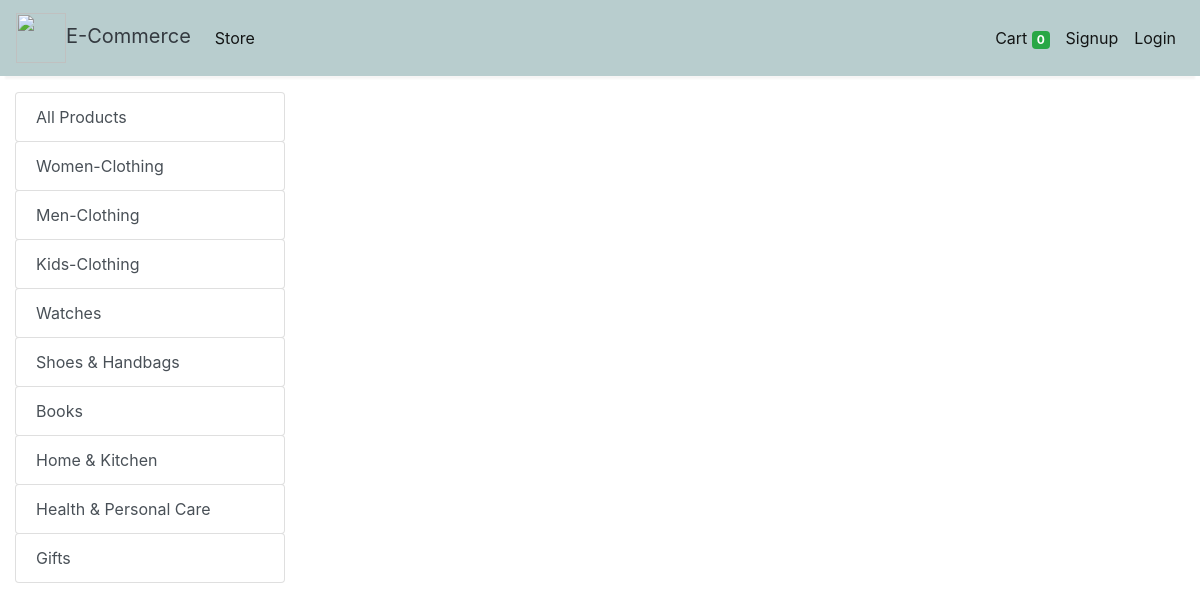
The app's page /store?category=31, older data.
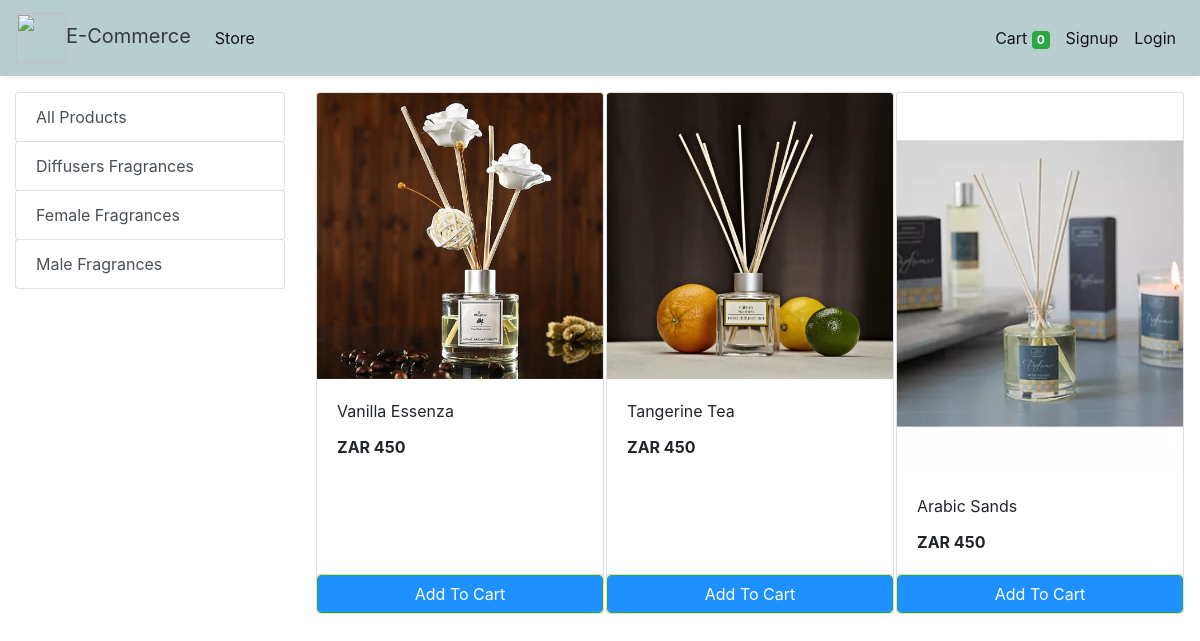
The same page, newer data.
### store/models/category.py (models this page shows, shortened)
class Category(models.Model):
    name= models.CharField(max_length=50)
    @staticmethod
    def get_all_categories():
        return Category.objects.all()

### store/models/product.py (models this page shows, shortened)
class Products(models.Model):
    name = models.CharField(max_length=60)
    price= models.IntegerField(default=0)
    category= models.ForeignKey(Category,on_delete=models.CASCADE,default=1 )
    description= models.CharField(max_length=250, default='', blank=True, null= True)
    image= models.ImageField(upload_to='uploads/products/')
    @staticmethod
    def get_all_products_by_categoryid(category_id):
        if category_id:
            return Products.objects.filter (category=category_id)
        else:
            return Products.get_all_products();

### store/views/home.py (the view)
# urls.py: path('' , include('store.urls'))
def store(request):
    cart = request.session.get('cart')
    if not cart:
        request.session['cart'] = {}
    products = None
    categories = Category.get_all_categories()
    categoryID = request.GET.get('category')
    if categoryID:
        products = Products.get_all_products_by_categoryid(categoryID)
    else:
        products = Products.get_all_products();
    data = {}
    data['products'] = products
    data['categories'] = categories
    print('you are : ', request.session.get('email'))
    return render(request, 'index.html', data)

### store/templatetags/cart.py (called while the page is built)
@register.filter (name='is_in_cart')
def is_in_cart(product, cart):
    keys = cart.keys ()
    for id in keys:
        if int (id) == product.id:
            return True
    return False;

### store/templatetags/custom_filter.py (called while the page is built)
@register.filter(name='currency')
def currency(number):
    return "ZAR "+str(number)

### store/templates/index.html (shortened to what this page needs)
{% extends 'base.html' %}
{% block content %}
{% load cart %}
{% load custom_filter %}
<div class="container-fluid mt-3">
	<div class="row">
		<div class="col-lg-3 mx-auto">
			<div class="list-group">
				<a href="/" class="list-group-item list-group-item-action btn btn-outline-success">All Products</a>
				{% for category in categories %}
				<a href="/?category={{category.id}}"
					class="list-group-item list-group-item-action btn btn-outline-success ">{{category.name}}</a>
				{% endfor %}
			</div>
		</div>
		<div id='products' class="col-lg-9 mx-auto">
			<div class="row mx-auto">
				{% for product in products %}
				<div class="card mx-auto mb-3" id={{product.id}} style="width: 18rem;">
					<img class="card-img-top" src="{{product.image.url}}" alt="Card image cap">
					<div class="card-body">
						<p class="card-title">{{product.name}}</p>
						<p class="card-text"><b>{{product.price|currency}}</b></p>
					</div>
					<div class="card-footer p-0 no-gutters">
						{% if product|is_in_cart:request.session.cart %}
						<div class="row no-gutters">
							<form action="/#{{product.id}}" class="col-2 " method="post">
								{% csrf_token %}
								<input hidden type="text" name='product' value='{{product.id}}'>
								<input hidden type="text" name='remove' value='True'>
								<input type="submit" value=" - " class="btn btn-block btn-success border-right">
							</form>
							<div class="text-center col btn btn-success">{{product|cart_quantity:request.session.cart}} in Cart</div>
							<form action="/#{{product.id}}" class="col-2 " method="post">
								{% csrf_token %}
								<input hidden type="text" name='product' value='{{product.id}}'>
								<input type="submit" value=" + " class="btn btn-block btn-success border-left">
							</form>
						</div>
						{% else %}
						<form action="/#{{product.id}}" method="POST" class="btn-block">
							<input type="submit" class="float-right btn btn-success form-control" style="background-color: dodgerblue;"
								value="Add To Cart">
						</form>
						{% endif %}
					</div>
				</div>
				{% endfor %}
			</div>
		</div>
	</div>
</div>
{% endblock %}

### store/templates/base.html (shortened to what this page needs)
<!doctype html>
<html lang="en">
{% load static %}
<head>
  <link rel="stylesheet" href="https://maxcdn.bootstrapcdn.com/bootstrap/4.0.0/css/bootstrap.min.css"
>
</head>
<body>
<nav class="one-edge-shadow
  navbar navbar-light
  sticky-top navbar
  navbar-expand-lg
  text-white">
    <a class="navbar-brand ms-3 text-dark " href="/">
    <link rel="stylesheet" href="https://use.fontawesome.com/releases/v5.7.0/css/all.css">
    <img src="https://www.freepnglogos.com/uploads/shopping-cart-png/shopping-cart-svg-png-icon-download-28.png" style="width:50px;height:50px;color:text-light;">E-Commerce</a>
    <div class="collapse navbar-collapse" id="navbarSupportedContent">
      <ul class="navbar-nav mr-auto">
        <li class="nav-item active">
          <a class="nav-link" href="/store">Store <span class="sr-only">(current)</span></a>
        </li>
          </ul>
      <ul class=" navbar-nav my-2 my-lg-0">
        <li class="nav-item active">
          <a class="nav-link" href="/cart">Cart
            <span class="badge badge-success">{{request.session.cart.keys|length}}</span>
            <span class="sr-only">(current)</span></a>
        </li>
        {% if request.session.customer %}
        <li class="nav-item active ">
          <a class="nav-link" href="/orders">Orders<span class="sr-only">(current)</span></a>
        </li>
        <li class="nav-item active ">
          <a class="nav-link" href="/logout">Logout<span class="sr-only">(current)</span></a>
        </li>
        {% else %}
        <li class="nav-item active">
          <a class="nav-link" href="/signup">Signup<span class="sr-only">(current)</span></a>
        </li>
        <li class="nav-item active">
          <a class="nav-link" href="/login">Login<span class="sr-only">(current)</span></a>
        </li>
        {% endif %}
      </ul>
    </div>
  </nav>
  {% block content %}{% endblock %}
</body>
</html>

### store/templates/base.html (style rules this page uses)
nav { background-color: rgb(184, 205, 206); }
.one-edge-shadow { box-shadow: 0 8px 2px -5px rgb(246, 245, 245); }

Row changes from the older to the newer data that the page shows:
removed Category: name "Women-Clothing"
removed Category: name "Men-Clothing"
removed Category: name "Kids-Clothing"
removed Category: name "Watches"
removed Category: name "Shoes & Handbags"
removed Category: name "Books"
removed Category: name "Home & Kitchen"
removed Category: name "Health & Personal Care"
removed Category: name "Gifts"
added Category: name "Diffusers Fragrances"
added Category: name "Female Fragrances"
added Category: name "Male Fragrances"
added Products: image (picture), name "Vanilla Essenza", price "ZAR 450"
added Products: image (picture), name "Tangerine Tea", price "ZAR 450"
added Products: image (picture), name "Arabic Sands", price "ZAR 450"
